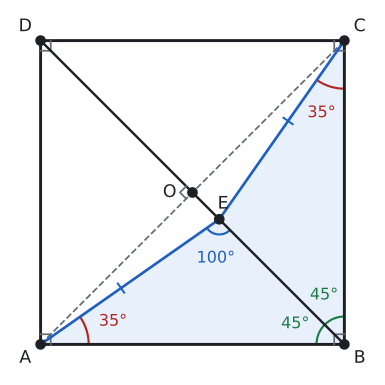

Python code for this plot:
import sys; sys.path.insert(0, "tools")
from cizim import *

P = lambda x, y: np.array([float(x), float(y)])
uz = lambda U, V: round(float(np.linalg.norm(U - V)), 4)
def acisi(K, U, V):
    u, v = U - K, V - K
    return round(float(np.degrees(np.arccos(np.dot(u, v) / np.linalg.norm(u) / np.linalg.norm(v)))), 3)
def birim(U, V):
    t = (V - U) / np.linalg.norm(V - U); return t, np.array([-t[1], t[0]])
def ayak(Q, U, V):
    t, _ = birim(U, V); return U + np.dot(Q - U, t) * t
def yansit(Q, U, V):
    return 2 * ayak(Q, U, V) - Q
def kesisim(U1, V1, U2, V2):
    M = np.array([V1 - U1, U2 - V2]).T; s = np.linalg.solve(M, U2 - U1); return U1 + s[0] * (V1 - U1)
def cetik(U, V, n=1, renk=SOLUK, f=0.5):
    M = U + f * (V - U); t, m = birim(U, V)
    for i in range(n):
        c = M + (i - (n - 1) / 2) * 0.2 * S * t
        ax.plot(*zip(c - 0.22 * S * m, c + 0.22 * S * m), color=renk, lw=1.5)
def olcu(U, V, metin, d=0.5, renk=YAZI, fs=13, f=0.5):
    """[UV] üzerinde f oranındaki noktaya, U->V yönünün soluna d*S uzağa yazı (d < 0: sağına)."""
    M = U + f * (V - U); _, m = birim(U, V)
    ax.text(*(M + d * S * m), metin, ha="center", va="center", color=renk, fontsize=fs)
def dik_isareti(K, U, V, r=0.4):
    a_ = (U - K) / np.linalg.norm(U - K) * r * S; b_ = (V - K) / np.linalg.norm(V - K) * r * S
    ax.plot(*zip(K + a_, K + a_ + b_, K + b_), color=SOLUK, lw=1.3)
def harf(Q, metin, dx, dy, renk=YAZI, fs=13):
    ax.text(Q[0] + dx * S, Q[1] + dy * S, metin, ha="center", va="center", color=renk, fontsize=fs)
def cizgi(U, V, renk=YAZI, lw=2.2, ls="-"):
    ax.plot(*zip(U, V), color=renk, lw=lw, ls=ls)
def boya(noktalar, renk):
    ax.add_patch(patches.Polygon(noktalar, closed=True, facecolor=renk, edgecolor="none"))
def yay(K, U, V, r=0.8, renk=MAVI, n=1):
    for i in range(n): aci(ax, K, U, V, r=(r + 0.18 * i) * S, renk=renk)
def yay_yazi(K, U, V, metin, d=1.4, renk=MAVI, fs=12):
    """K köşesindeki U-K-V açısının ortasından d*S uzağa yazı."""
    u = (U - K) / np.linalg.norm(U - K); v = (V - K) / np.linalg.norm(V - K); o = (u + v) / np.linalg.norm(u + v)
    ax.text(*(K + d * S * o), metin, ha="center", va="center", color=renk, fontsize=fs)
def basla(xmin, xmax, ymin, ymax, en=5.5):
    global fig, ax
    fig, ax = sekil(en, en * (ymax - ymin) / (xmax - xmin))
    ax.set_aspect("equal"); ax.axis("off"); ax.set_xlim(xmin, xmax); ax.set_ylim(ymin, ymax)
def dortgen(A, B, C, D, dolgu=None):
    if dolgu: boya([A, B, C, D], dolgu)
    ax.plot(*zip(A, B, C, D, A), color=YAZI)
    for Q in (A, B, C, D): nokta(ax, *Q, "")
def koseler(A, B, C, D, d=0.55):
    O = (A + B + C + D) / 4
    for Q, ad in ((A, "A"), (B, "B"), (C, "C"), (D, "D")):
        y = (Q - O) / np.linalg.norm(Q - O); harf(Q, ad, d * np.sign(y[0]) * 1.1, d * np.sign(y[1]))
def dikdortgen(a, b):
    """A orijinde, [AB] yatay: A, B, C, D."""
    return P(0, 0), P(a, 0), P(a, b), P(0, b)
def dik_koseler(A, B, C, D, r=0.4):
    dik_isareti(A, B, D, r); dik_isareti(B, C, A, r); dik_isareti(C, D, B, r); dik_isareti(D, A, C, r)
def cerceve(noktalar, kenar=1.2):
    xs = [q[0] for q in noktalar]; ys = [q[1] for q in noktalar]
    return min(xs) - kenar * S, max(xs) + kenar * S, min(ys) - kenar * S, max(ys) + kenar * S

# Kural 2: E ∈ [BD], m(BAE) = 35° -> m(AEB) = 100°; ABE ≅ CBE -> m(BCE) = 35°, |AE| = |CE|.
A, B, C, D = dikdortgen(10, 10); O = P(5, 5)
S = 10 / 12
E = kesisim(A, A + P(np.cos(np.radians(35)), np.sin(np.radians(35))), B, D)
print("BAE", acisi(A, B, E), "AEB", acisi(E, A, B), "BCE", acisi(C, B, E), "ABE", acisi(B, A, E), "EBC", acisi(B, E, C), "AE", uz(A, E), "CE", uz(C, E))
basla(*cerceve([A, B, C, D], 1.3), en=5.0)
boya([A, B, E], MAVI_ACIK); boya([C, B, E], MAVI_ACIK)
dortgen(A, B, C, D); koseler(A, B, C, D); dik_koseler(A, B, C, D, 0.4)
cizgi(A, C, SOLUK, 1.3, "--"); cizgi(B, D, YAZI, 1.8)
dik_isareti(O, A, D, 0.35)
cizgi(A, E, MAVI, 2.0); cizgi(C, E, MAVI, 2.0)
nokta(ax, *O, ""); harf(O, "O", -0.9, 0.0)
nokta(ax, *E, ""); harf(E, "E", 0.15, 0.6)
yay(A, B, E, 1.9, KIRMIZI); yay_yazi(A, B, E, "35°", 3.0, KIRMIZI)
yay(C, E, B, 1.9, KIRMIZI); yay_yazi(C, E, B, "35°", 3.0, KIRMIZI)
yay(B, E, A, 1.1, YESIL); yay_yazi(B, E, A, "45°", 2.1, YESIL)
yay(B, C, E, 1.1, YESIL); yay_yazi(B, C, E, "45°", 2.1, YESIL)
yay(E, A, B, 0.6, MAVI); yay_yazi(E, A, B, "100°", 1.55, MAVI)
cetik(A, E, 1, MAVI, 0.45); cetik(C, E, 1, MAVI, 0.45)
kaydet(fig, __file__)
